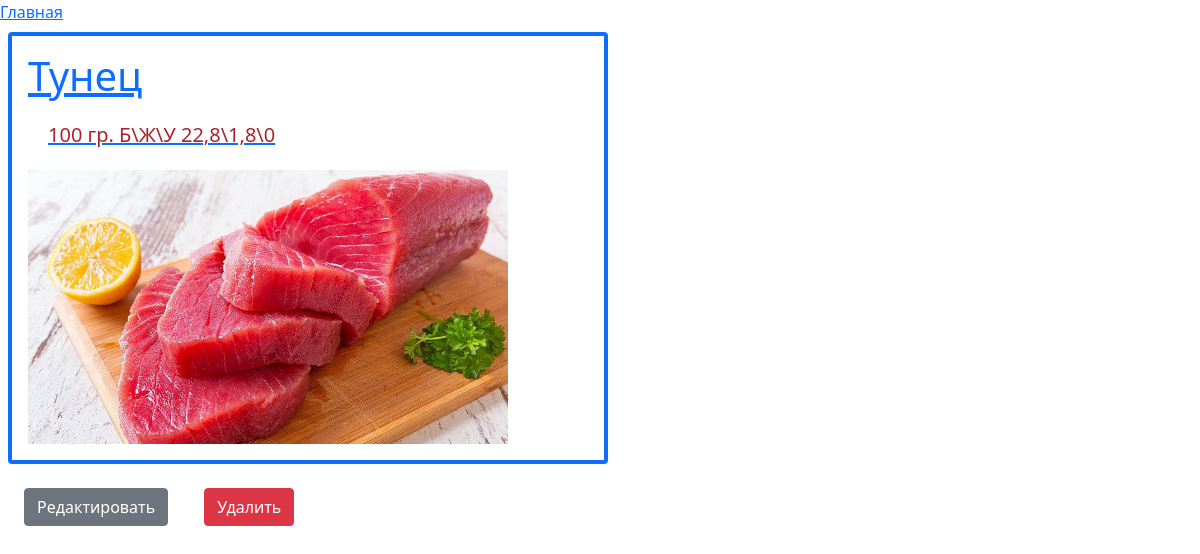
/post/1, run on the app's committed database.
### tur/models.py (models this page shows, shortened)
class Posts(models.Model):
    title = models.CharField(max_length=100)
    text = models.TextField()
    image = models.CharField(max_length=100, default='')

### tur/views.py (the view)
# urls.py: path('post/<int:id>',views.post),
def post(request,id):
    post = Posts.objects.get(id = id)
    return render(request, 'post.html', {'post': post})

### tur/templates/post.html (shortened to what this page needs)
{% extends "base.html" %}
{% load static %}
{% block content %}
        <a href="/">
            Главная
        </a>
            <div class = "border border-4 border-primary w-50 m-2 p-3 rounded">
                <a href="post/{{post.id}}">
                <h3 class = "fs-1">{{post.title}}</h3>
                <p class = "post-text">{{post.text}} </p>
                <img style="width: 40vw;" src = "/static/images/{{post.image}}" alt=""/>
                </a>
            </div>
            <div class="m-2">
                <a  class="btn btn-secondary  m-3"  href="/editpost/{{post.id}}">
                    Редактировать
                </a>
                <a  class="btn btn-danger  m-3" href="/deletepost/{{post.id}}">
                    Удалить
                </a>
            </div>
{% endblock %}

### tur/static/css/style.css (style rules this page uses)
.post-text { color: rgb(173, 34, 45); margin: 20px; font-size: 20px; }

### data on the page
Posts: title "Тунец", text "100 гр. Б\\Ж\\У 22,8\\1,8\\0", image (picture)
